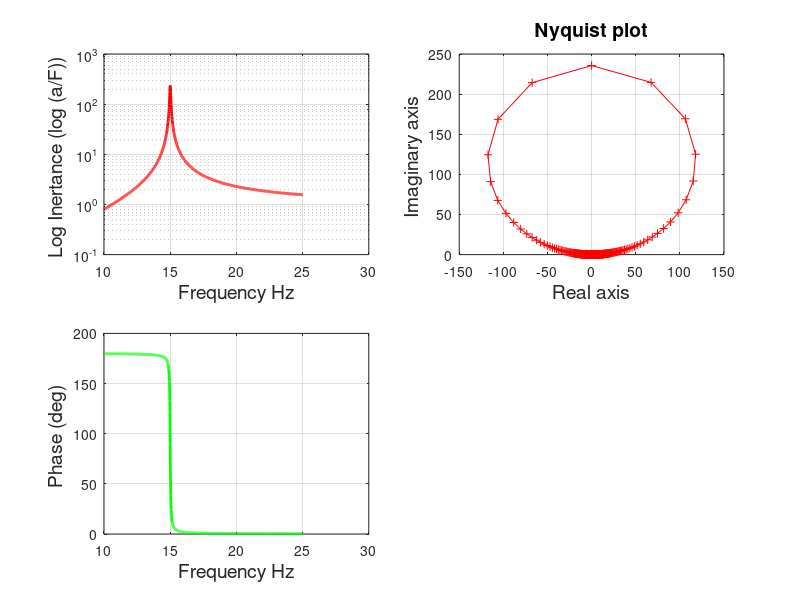

MATLAB code for this plot:
%==========================================================================
%  2M Dynamics and Vibration Illustration of inertance FRF
%  F. Cegla 23/02/11
%==========================================================================

%Input parameters
f=[10:0.01:25];  % freq range in Hz 1 Hz increments
m1=1; % mass    in kg
f1= 15;  %hz
c1=0.4 ;  % viscous damping ratio

w=2*pi*f; % rad /sec
w1=2*pi*f1; % res freq, rad/sec
k1=m1*w1*w1; % hence stiffness k1 in N/m

%calculate magnitude and phase of a/F FRF
mag=1./sqrt((m1-k1./w.^2).^2+(c1./w).^2);
ph=atan2(c1./w,(m1-k1./w.^2));
phase=ph.*180/pi;  %convert to degrees

%deduce real and imaginary part of the response and compute complex FRF h
rinert= mag.*cos(ph);
iinert=mag.*sin(ph);
h=complex(rinert,iinert)


%==========================================================================
%Plot results
%==========================================================================
% define a plot with three subplot regions and make the top on active
SS=get(0,'Screensize');
figure('Position',SS)
h0a=subplot(2,2,1);
semilogy(f,mag,'r','Linewidth',2) %plot receptance of mass1
xlabel('Frequency Hz','Fontsize',14)
ylabel('Log Inertance (log (a/F)) ','Fontsize',14)
FRFylim=[min(min(abs(mag))) max(max(abs(mag)))];
%ylim(FRFylim)
grid on
%plot sketch of the system
subplot(2,2,3)
plot(f,phase,'g','Linewidth',2)
grid on
xlabel('Frequency Hz','Fontsize',14)
ylabel('Phase (deg) ','Fontsize',14)

% plot a nyquist plot
h0c=subplot(2,2,2);
plot (rinert,iinert,'r+-')
xlabel(' Real Part')
ylabel ('imag part')
title(' Nyquist Plot of SDOF')
grid on
xlabel('Real axis','Fontsize',14)
ylabel('Imaginary axis ','Fontsize',14)
title('Nyquist plot','Fontsize',14)

% Inform user of who to use the demo
instructions=helpdlg(strcat('Click at a point in the top left graph to select a frequency',...
    ' at which the force and acceleration time histories are simulated in the bottom right plot.',...
    'Press any key to exit'));
waitfor(instructions)

%==========================================================================
%Loop for interaction with the user
%==========================================================================
w=0; % define entry condition to the while loop
fselection=0; %turn to 1 if frequency has been selected
while w==0
    % catch the location of where the mouse is clicked
    % if a key is pressed exit the program
    w=waitforbuttonpress;
    if w == 0
        disp('Button click')
    else
        disp('Key press')
        close all
        break
    end
    
    
    % extract the selected frequency where the mouse was clicked
    frequest=get(h0a,'CurrentPoint');
    fchoice=frequest(1,1)
    [val,fchoice_index]=min(abs(frequest(1,1)-f));
    
    if fchoice<f(1)
        %fchoice=f(10)
        fchoice_index=10;
    end
    if fchoice>f(end)
        %fchoice=f(end-10)
        fchoice_index=length(f)-10;
    end
    
    omega=2*pi*frequest(1,1);
    
    % indicate selected frequency on FRF and Nyquist plots
    if fselection ==1
        %update lines if they already exist
        
        set(hl1,'XData',[f(fchoice_index) f(fchoice_index)]);
        set(hl2,'XData',[0 real(h(fchoice_index))]);
        set(hl2,'YData',[0 imag(h(fchoice_index))]);
    else
        %create lines in case they do not already exist
        
        h0a=subplot(2,2,1);
        hl1=line([f(fchoice_index) f(fchoice_index)],FRFylim,'Color',[0 0 0 ],'Linewidth',2);
        h0c=subplot(2,2,2);
        hl2=line([0 real(h(fchoice_index))],[0 imag(h(fchoice_index))],'Color',[0 0 0 ],'Linewidth',2);
        fselection=1;
        
    end
    
    % set bottom plot to current
    h0b=subplot(2,2,4);
    % update the selected frequency in the title
    title(strcat('Time signals at:  ',num2str(f(fchoice_index)),' Hz'),'Fontsize',16)
    
    % Plot time histories
    t=0:1/f(fchoice_index)/20:3/f(fchoice_index);
    F=cos(omega.*t); %define Force
    x1=mag(fchoice_index).*cos(omega.*t+phase(fchoice_index)/180*pi)/100;
    plot(t,F,'r')
    hold
    plot(t,x1,'g')
    hold
    xlabel('Time (secs)','Fontsize',14)
    ylabel('Amp.(N-red; hundreds of m/s2 - green)','Fontsize',14)
    
end

